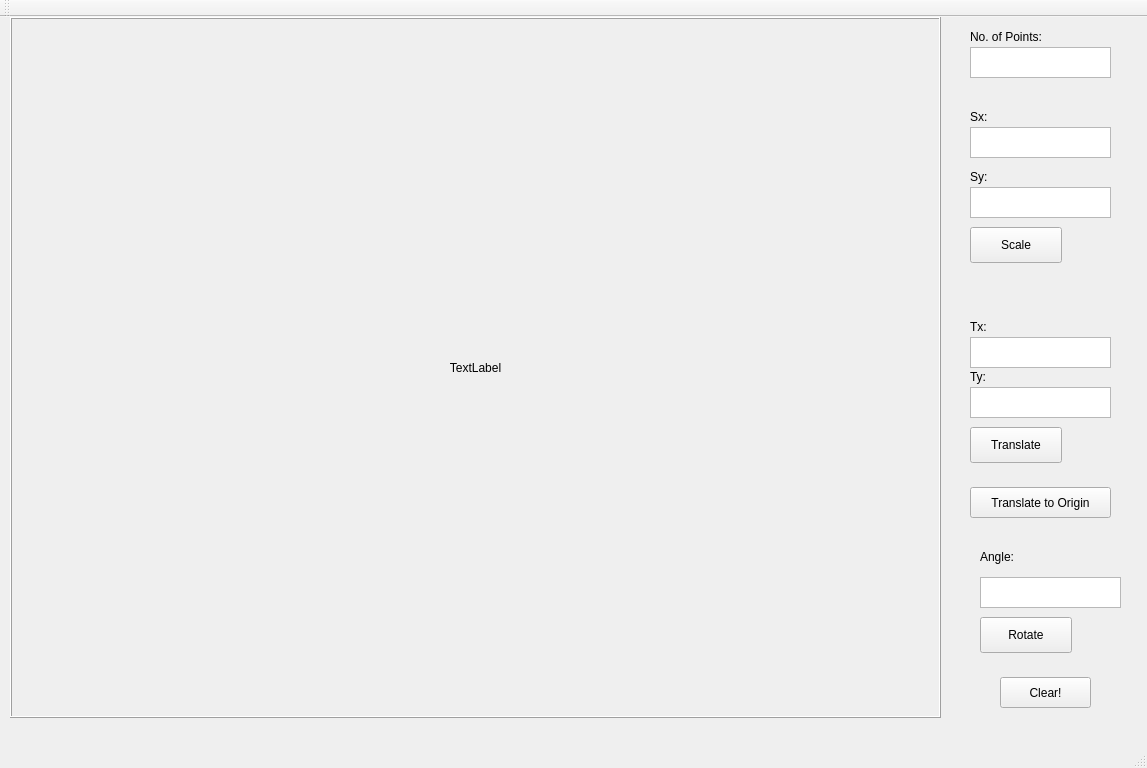
<?xml version="1.0" encoding="UTF-8"?>
<ui version="4.0">
 <class>MainWindow</class>
 <widget class="QMainWindow" name="MainWindow">
  <property name="geometry">
   <rect>
    <x>0</x>
    <y>0</y>
    <width>1147</width>
    <height>768</height>
   </rect>
  </property>
  <property name="windowTitle">
   <string>MainWindow</string>
  </property>
  <property name="tabShape">
   <enum>QTabWidget::Rounded</enum>
  </property>
  <widget class="QWidget" name="centralWidget">
   <widget class="QLabel" name="label">
    <property name="geometry">
     <rect>
      <x>10</x>
      <y>0</y>
      <width>931</width>
      <height>701</height>
     </rect>
    </property>
    <property name="cursor">
     <cursorShape>CrossCursor</cursorShape>
    </property>
    <property name="frameShape">
     <enum>QFrame::Box</enum>
    </property>
    <property name="frameShadow">
     <enum>QFrame::Raised</enum>
    </property>
    <property name="text">
     <string>TextLabel</string>
    </property>
    <property name="alignment">
     <set>Qt::AlignCenter</set>
    </property>
   </widget>
   <widget class="QLabel" name="label_2">
    <property name="geometry">
     <rect>
      <x>970</x>
      <y>10</y>
      <width>101</width>
      <height>20</height>
     </rect>
    </property>
    <property name="text">
     <string>No. of Points:</string>
    </property>
   </widget>
   <widget class="QTextEdit" name="textEdit">
    <property name="geometry">
     <rect>
      <x>970</x>
      <y>30</y>
      <width>141</width>
      <height>31</height>
     </rect>
    </property>
   </widget>
   <widget class="QLabel" name="label_3">
    <property name="geometry">
     <rect>
      <x>970</x>
      <y>90</y>
      <width>61</width>
      <height>20</height>
     </rect>
    </property>
    <property name="text">
     <string>Sx:</string>
    </property>
   </widget>
   <widget class="QLabel" name="label_4">
    <property name="geometry">
     <rect>
      <x>970</x>
      <y>150</y>
      <width>61</width>
      <height>20</height>
     </rect>
    </property>
    <property name="text">
     <string>Sy:</string>
    </property>
   </widget>
   <widget class="QTextEdit" name="textEdit_2">
    <property name="geometry">
     <rect>
      <x>970</x>
      <y>110</y>
      <width>141</width>
      <height>31</height>
     </rect>
    </property>
   </widget>
   <widget class="QTextEdit" name="textEdit_3">
    <property name="geometry">
     <rect>
      <x>970</x>
      <y>170</y>
      <width>141</width>
      <height>31</height>
     </rect>
    </property>
   </widget>
   <widget class="QPushButton" name="pushButton">
    <property name="geometry">
     <rect>
      <x>970</x>
      <y>210</y>
      <width>92</width>
      <height>36</height>
     </rect>
    </property>
    <property name="text">
     <string>Scale</string>
    </property>
   </widget>
   <widget class="QLabel" name="label_5">
    <property name="geometry">
     <rect>
      <x>970</x>
      <y>300</y>
      <width>31</width>
      <height>20</height>
     </rect>
    </property>
    <property name="text">
     <string>Tx:</string>
    </property>
   </widget>
   <widget class="QTextEdit" name="textEdit_4">
    <property name="geometry">
     <rect>
      <x>970</x>
      <y>320</y>
      <width>141</width>
      <height>31</height>
     </rect>
    </property>
   </widget>
   <widget class="QTextEdit" name="textEdit_5">
    <property name="geometry">
     <rect>
      <x>970</x>
      <y>370</y>
      <width>141</width>
      <height>31</height>
     </rect>
    </property>
   </widget>
   <widget class="QLabel" name="label_6">
    <property name="geometry">
     <rect>
      <x>970</x>
      <y>350</y>
      <width>31</width>
      <height>20</height>
     </rect>
    </property>
    <property name="text">
     <string>Ty:</string>
    </property>
   </widget>
   <widget class="QPushButton" name="pushButton_2">
    <property name="geometry">
     <rect>
      <x>970</x>
      <y>410</y>
      <width>92</width>
      <height>36</height>
     </rect>
    </property>
    <property name="text">
     <string>Translate</string>
    </property>
   </widget>
   <widget class="QPushButton" name="pushButton_3">
    <property name="geometry">
     <rect>
      <x>980</x>
      <y>600</y>
      <width>92</width>
      <height>36</height>
     </rect>
    </property>
    <property name="text">
     <string>Rotate</string>
    </property>
   </widget>
   <widget class="QLabel" name="label_7">
    <property name="geometry">
     <rect>
      <x>980</x>
      <y>530</y>
      <width>63</width>
      <height>20</height>
     </rect>
    </property>
    <property name="text">
     <string>Angle:</string>
    </property>
   </widget>
   <widget class="QTextEdit" name="textEdit_6">
    <property name="geometry">
     <rect>
      <x>980</x>
      <y>560</y>
      <width>141</width>
      <height>31</height>
     </rect>
    </property>
   </widget>
   <widget class="QPushButton" name="pushButton_4">
    <property name="geometry">
     <rect>
      <x>1000</x>
      <y>660</y>
      <width>91</width>
      <height>31</height>
     </rect>
    </property>
    <property name="text">
     <string>Clear!</string>
    </property>
   </widget>
   <widget class="QPushButton" name="pushButton_5">
    <property name="geometry">
     <rect>
      <x>970</x>
      <y>470</y>
      <width>141</width>
      <height>31</height>
     </rect>
    </property>
    <property name="text">
     <string>Translate to Origin</string>
    </property>
   </widget>
  </widget>
  <widget class="QMenuBar" name="menuBar">
   <property name="geometry">
    <rect>
     <x>0</x>
     <y>0</y>
     <width>1147</width>
     <height>22</height>
    </rect>
   </property>
  </widget>
  <widget class="QToolBar" name="mainToolBar">
   <attribute name="toolBarArea">
    <enum>TopToolBarArea</enum>
   </attribute>
   <attribute name="toolBarBreak">
    <bool>false</bool>
   </attribute>
  </widget>
  <widget class="QStatusBar" name="statusBar"/>
 </widget>
 <layoutdefault spacing="6" margin="11"/>
 <resources/>
 <connections/>
</ui>
